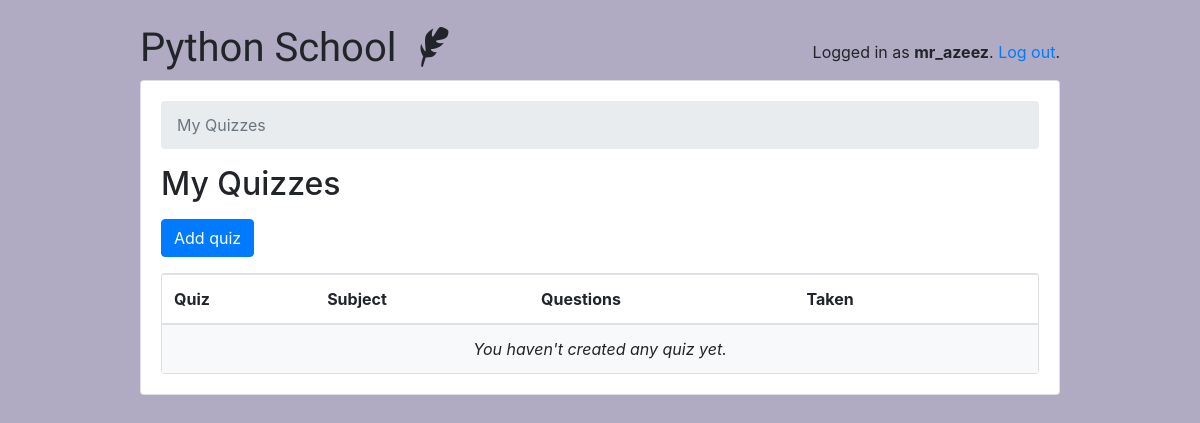
Before: /teachers/ (signed in) with the older database file.
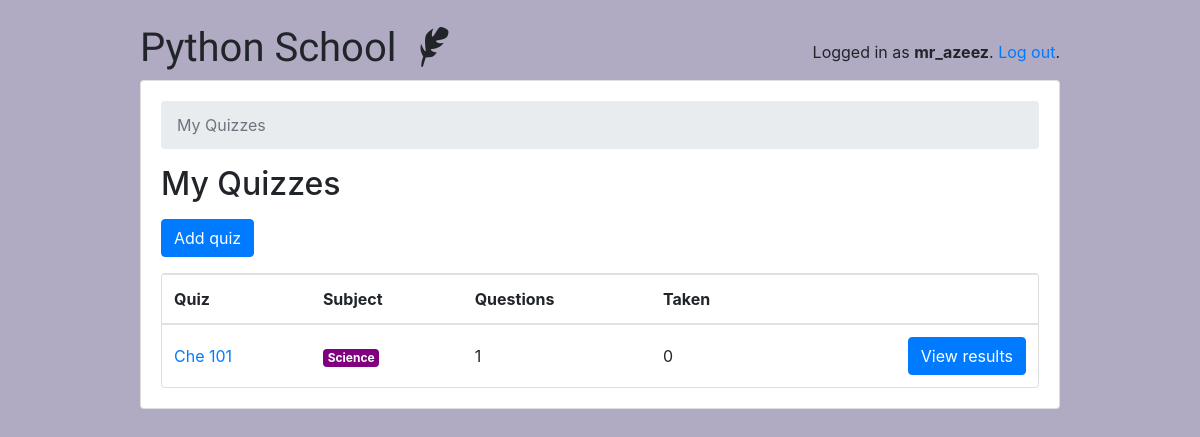
After: the same page with the newer database file.
### classroom/models.py (models this page shows, shortened)
class User(AbstractUser):
    is_student = models.BooleanField(default=False)
    is_teacher = models.BooleanField(default=False)

class Quiz(models.Model):
    owner = models.ForeignKey(User, on_delete=models.CASCADE, related_name='quizzes')
    name = models.CharField(max_length=255)
    subject = models.ForeignKey(Subject, on_delete=models.CASCADE, related_name='quizzes')

class Subject(models.Model):
    name = models.CharField(max_length=30)
    color = models.CharField(max_length=7, default='#007bff')
    def get_html_badge(self):
        name = escape(self.name)
        color = escape(self.color)
        html = '<span class="badge badge-primary" style="background-color: %s">%s</span>' % (color, name)
        return mark_safe(html)

### classroom/views/teachers.py (the view)
# urls.py: path('', students.QuizListView.as_view(), name='quiz_list'),
@method_decorator([login_required, teacher_required], name='dispatch')
class QuizListView(ListView):
    model = Quiz
    ordering = ('name', )
    context_object_name = 'quizzes'
    template_name = 'classroom/teachers/quiz_change_list.html'
    def get_queryset(self):
        queryset = self.request.user.quizzes \
            .select_related('subject') \
            .annotate(questions_count=Count('questions', distinct=True)) \
            .annotate(taken_count=Count('taken_quizzes', distinct=True))
        return queryset

### classroom/templates/classroom/teachers/quiz_change_list.html
{% extends 'base.html' %}
{% block content %}
  <nav aria-label="breadcrumb">
    <ol class="breadcrumb">
      <li class="breadcrumb-item active" aria-current="page">My Quizzes</li>
    </ol>
  </nav>
  <h2 class="mb-3">My Quizzes</h2>
  <a href="{% url 'teachers:quiz_add' %}" class="btn btn-primary mb-3" role="button">Add quiz</a>
  <div class="card">
    <table class="table mb-0">
      <thead>
        <tr>
          <th>Quiz</th>
          <th>Subject</th>
          <th>Questions</th>
          <th>Taken</th>
          <th></th>
        </tr>
      </thead>
      <tbody>
        {% for quiz in quizzes %}
          <tr>
            <td class="align-middle"><a href="{% url 'teachers:quiz_change' quiz.pk %}">{{ quiz.name }}</a></td>
            <td class="align-middle">{{ quiz.subject.get_html_badge }}</td>
            <td class="align-middle">{{ quiz.questions_count }}</td>
            <td class="align-middle">{{ quiz.taken_count }}</td>
            <td class="text-right">
              <a href="{% url 'teachers:quiz_results' quiz.pk %}" class="btn btn-primary">View results</a>
            </td>
          </tr>
        {% empty %}
          <tr>
            <td class="bg-light text-center font-italic" colspan="5">You haven't created any quiz yet.</td>
          </tr>
        {% endfor %}
      </tbody>
    </table>
  </div>
{% endblock %}

### templates/base.html (shortened to what this page needs)
{% load static %}
<!doctype html>
<html lang="en">
  <head>
    <link rel="stylesheet" href="https://maxcdn.bootstrapcdn.com/bootstrap/4.0.0/css/bootstrap.min.css">
    <link rel="stylesheet" type="text/css" href="{% static 'vendor/fontello-2f186091/css/fontello.css' %}">
    <link rel="stylesheet" type="text/css" href="{% static 'css/app.css' %}">
    {% if user.is_authenticated and user.is_teacher %}
      <link rel="stylesheet" type="text/css" href="{% static 'css/teachers.css' %}">
    {% else %}
      <link rel="stylesheet" type="text/css" href="{% static 'css/students.css' %}">
    {% endif %}
  </head>
  <body>
    <div class="container my-4">
      <div class="row justify-content-center">
        <div class="col-md-10 col-sm-12">
          <div class="row">
            <div class="col-6">
              <h1 class="logo">
                <a href="{% url 'home' %}">
                  Python School
                  {% if user.is_authenticated %}
                    {% if user.is_teacher %}
                      <span class="icon-feather" data-toggle="tooltip" data-placement="right" title="Teacher profile"></span>
                    {% else %}
                      <span class="icon-graduation-cap" data-toggle="tooltip" data-placement="right" title="Student profile"></span>
                    {% endif %}
                  {% endif %}
                </a>
              </h1>
            </div>
            <div class="col-6 text-right">
              {% if user.is_authenticated %}
                <p class="pt-3">Logged in as <strong>{{ user.username }}</strong>. <a href="{% url 'logout' %}">Log out</a>.</p>
              {% else %}
                <a href="{% url 'login' %}" class="btn btn-light" role="button">Log in</a>
                <a href="{% url 'signup' %}" class="btn btn-primary" role="button">Sign up</a>
              {% endif %}
            </div>
          </div>
          <div class="card mb-3">
            <div class="card-body">
              {% block content %}
              {% endblock %}
            </div>
          </div>
        </div>
      </div>
    </div>
  </body>
</html>

### static/css/app.css (style rules this page uses)
.logo { font-family: 'Clicker Script', cursive; }
.logo a { color: #212529; text-decoration: none; }

### static/css/teachers.css (style rules this page uses)
body { background-color: #b0aac2; }

Changed rows visible on the page:
added Quiz: name "Che 101", subject.get_html_badge "Science", questions_count "1", taken_count "0"
Other visible differences:
text no longer shown: "You haven't created any quiz yet."
